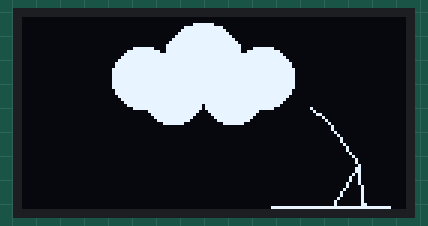
Bench run of a sketch on a simulated ESP32. Shown: 128×64 one-colour display. Random numbers use the default seed unless the sketch sets one.

Above: at 2.4 s.
At 9.8 s:
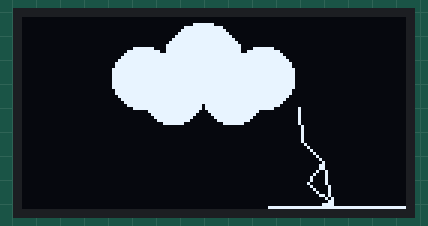
At 13.0 s:
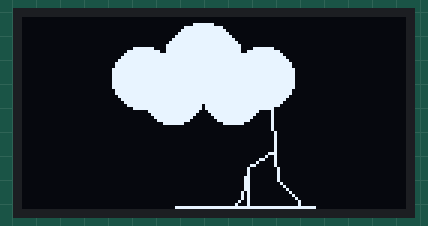
At 16.3 s:
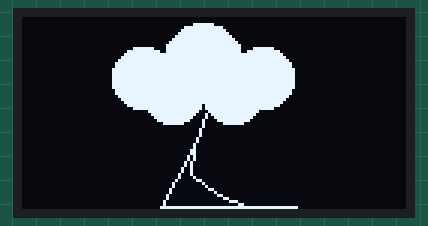
At 26.2 s:
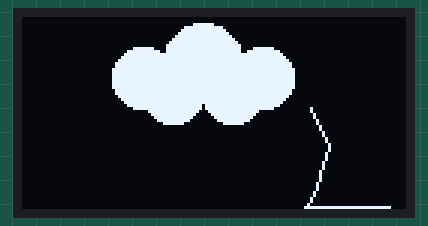
At 38.0 s:
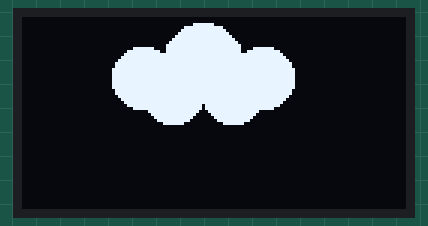

Measured:
- what the display in image 0 shows lasts 2.8 s, from 2.3 s to 5.1 s
- what the display in image 2 shows lasts 2.2 s, from 13.0 s to 15.2 s
- what the display in image 3 shows lasts 2.0 s, from 16.2 s to 18.2 s
- what the display in image 4 shows lasts 1.7 s, from 26.1 s to 27.8 s

The sketch:

lightning_animation_using_oled.ino
```cpp
#include <Wire.h>
#include <Adafruit_GFX.h>
#include <Adafruit_SSD1306.h>

#define SCREEN_WIDTH 128
#define SCREEN_HEIGHT 64

#define OLED_RESET -1
Adafruit_SSD1306 display(SCREEN_WIDTH, SCREEN_HEIGHT, &Wire, OLED_RESET);

TaskHandle_t lightningTask;

void setup() {
  Serial.begin(115200);

  if(!display.begin(SSD1306_SWITCHCAPVCC, 0x3C)) {
    Serial.println(F("SSD1306 allocation failed"));
    for(;;);
  }

  display.clearDisplay();
  display.display();
  delay(2000);


  xTaskCreatePinnedToCore(
    lightningTaskCode,
    "LightningTask",
    10000,
    NULL,
    1,
    &lightningTask,
    1);
}

void loop() {
  drawCloud();
  delay(random(2000, 5000));
}

void drawCloud() {
  display.clearDisplay();

  display.fillCircle(40, 20, 10, SSD1306_WHITE);
  display.fillCircle(60, 15, 13, SSD1306_WHITE);
  display.fillCircle(80, 20, 10, SSD1306_WHITE);
  display.fillCircle(50, 25, 10, SSD1306_WHITE);
  display.fillCircle(70, 25, 10, SSD1306_WHITE);

  display.display();
}

void lightningTaskCode(void * parameter) {
  for(;;) {
    drawLightning();
    delay(random(2000, 5000));
  }
}

void drawLightning() {
  int strikes = random(2, 6);

  for (int i = 0; i < strikes; i++) {
    display.clearDisplay();
    drawCloud();

    int startX = random(30, 100);
    int startY = 30;
    int currentX = startX;
    int currentY = startY;

    for (int j = 0; j < random(10, 20); j++) {
      int nextX = currentX + random(-10, 11);
      int nextY = currentY + random(5, 15);

      if (nextX < 0) nextX = 0;
      if (nextX >= SCREEN_WIDTH) nextX = SCREEN_WIDTH - 1;
      if (nextY >= SCREEN_HEIGHT) nextY = SCREEN_HEIGHT - 1;

      display.drawLine(currentX, currentY, nextX, nextY, SSD1306_WHITE);

      if (random(0, 100) < 30) {
        int branchX = nextX;
        int branchY = nextY;
        for (int k = 0; k < random(3, 8); k++) {
          int branchNextX = branchX + random(-10, 11);
          int branchNextY = branchY + random(5, 15);

          if (branchNextX < 0) branchNextX = 0;
          if (branchNextX >= SCREEN_WIDTH) branchNextX = SCREEN_WIDTH - 1;
          if (branchNextY >= SCREEN_HEIGHT) branchNextY = SCREEN_HEIGHT - 1;

          display.drawLine(branchX, branchY, branchNextX, branchNextY, SSD1306_WHITE);

          branchX = branchNextX;
          branchY = branchNextY;
        }
      }

      currentX = nextX;
      currentY = nextY;
    }

    display.display();
    delay(50);
  }
}
```
